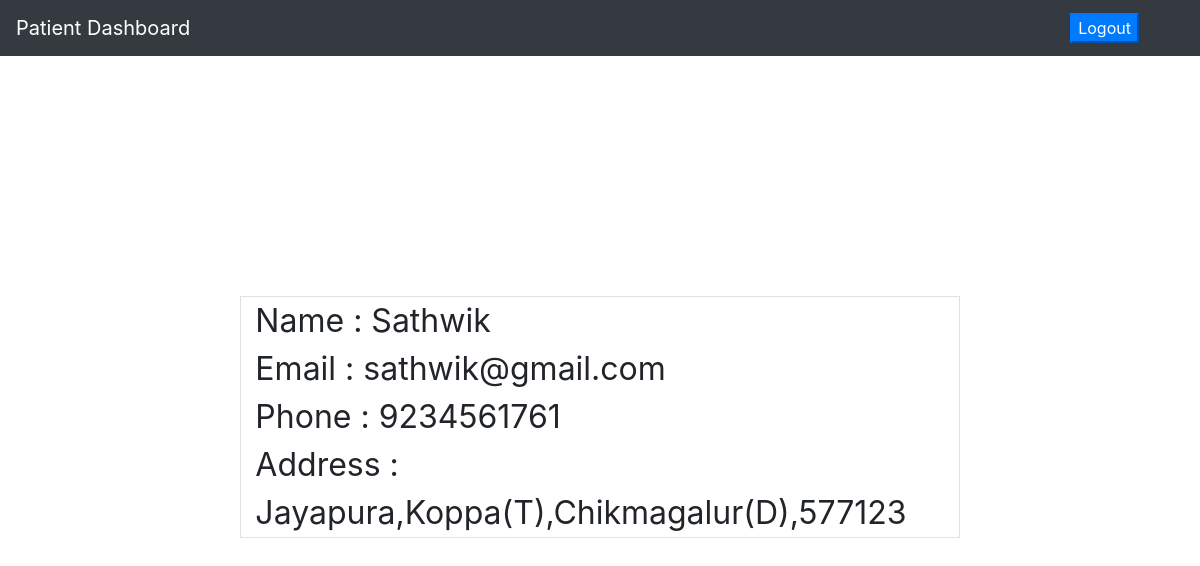
The app's page /application/views/patient/home.php (signed in) with its own data.
### tables this page shows
CREATE TABLE `patient` (
  `p_id` int(11) NOT NULL,
  `p_email` varchar(50) DEFAULT NULL,
  `p_password` varchar(50) DEFAULT NULL,
  `p_name` varchar(20) DEFAULT NULL,
  `p_number` varchar(10) DEFAULT NULL,
  `p_address` text DEFAULT NULL
);

### application/models/Patient.php (called while the page is built, shortened)
<?php
class Patient
{
    function getPatientDetails($email)
    {
        $db = new Database();
        $con = $db->open_connection();
        $query = "select * from patient where `p_email`='$email'";
        $result = $con->query($query);
        if($result->num_rows > 0)
            return $result;
        else
            return false;
    }
}

### application/views/patient/home.php (the view, shortened to what this page needs)
<?php
require_once __DIR__."/../../models/Patient.php";
if(isset($_SESSION['email']) && isset($_SESSION['role']))
{
    $email = $_SESSION['email'];
    $objPatient = new Patient();
    $result = $objPatient->getPatientDetails($email);
    if($result)
    {
        $row = $result->fetch_assoc();
        $name = $row['p_name'];
        $number = $row['p_number'];
        $address = $row['p_address'];
    }
    else
        header('Location: ../login.php');
}
else
{
    header('Location: ../login.php');
}
?>
<!DOCTYPE html>
<html lang="en">
<head>
    <link href="../../../assets/sb-admin/vendor/bootstrap/css/bootstrap.min.css" rel="stylesheet">
    <link href="../../../assets/sb-admin/vendor/fontawesome-free/css/all.min.css" rel="stylesheet" type="text/css">
    <link href="../../../assets/sb-admin/css/sb-admin.css" rel="stylesheet">
</head>
<body id="page-top">
<nav class="navbar navbar-expand navbar-dark bg-dark static-top">
    <a class="navbar-brand mr-1" href="home.php">Patient Dashboard</a>
<a href="../../controllers/LogoutController.php" style="margin-left: 75%">
<button class="btn-primary" >Logout</button></a>
</nav>
<div class="border text-justify" style="margin: 20% 20% 20% 20%; font-size: xx-large" >
   <div class="text-left" style="padding-left: 2%">
       Name : <?php echo $name; ?>
   </div>
    <div class="text-left" style="padding-left: 2%">
        Email : <?php echo $email; ?>
    </div>
    <div class="text-left" style="padding-left: 2%">
        Phone : <?php echo $number; ?>
    </div>
    <div class="text-left" style="padding-left: 2%">
        Address : <?php echo $address; ?>
    </div>
</div>
</body>
</html>

### assets/sb-admin/css/sb-admin.css (style rules this page uses)
html { position: relative; min-height: 100%; }
body { height: 100%; }
:root { --input-padding-x: 0.75rem; --input-padding-y: 0.75rem; }

### records on screen
patient: p_name "Sathwik", p_number "9234561761", p_address "Jayapura,Koppa(T),Chikmagalur(D),577123"

### other values on screen
$email "sathwik@gmail.com"
